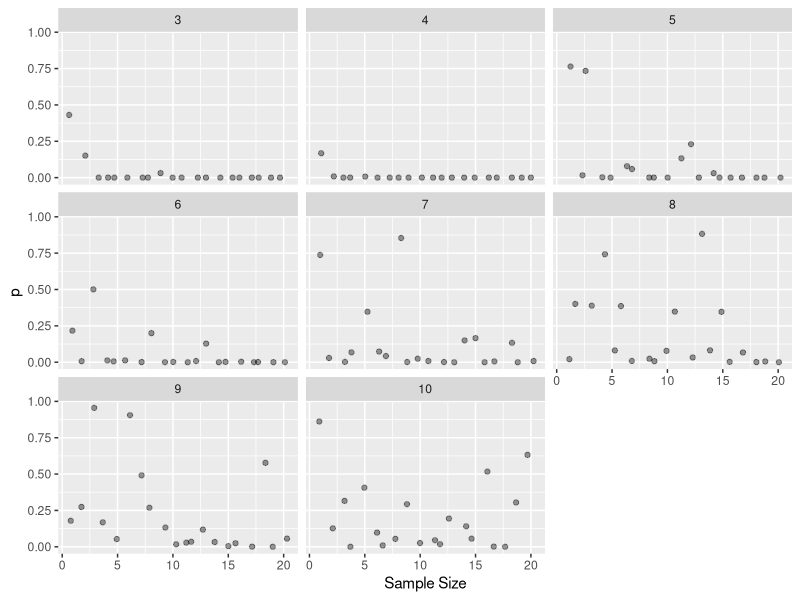
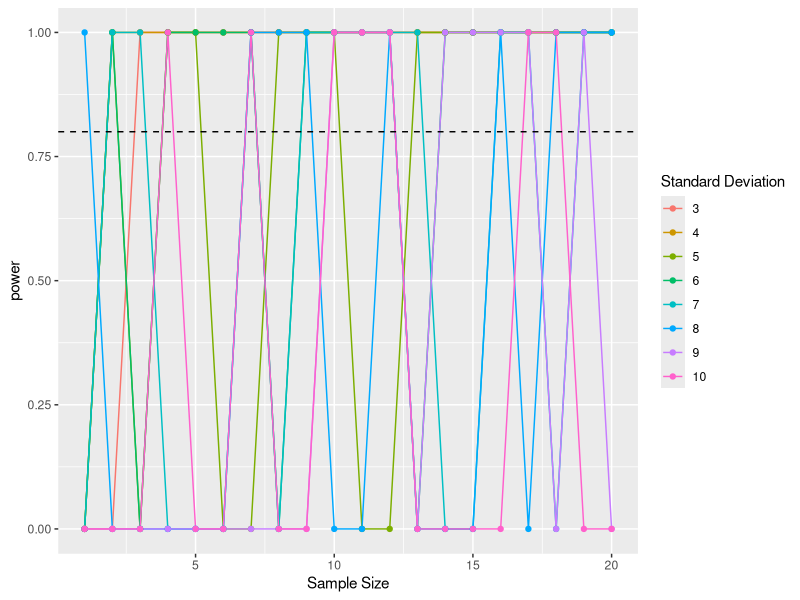
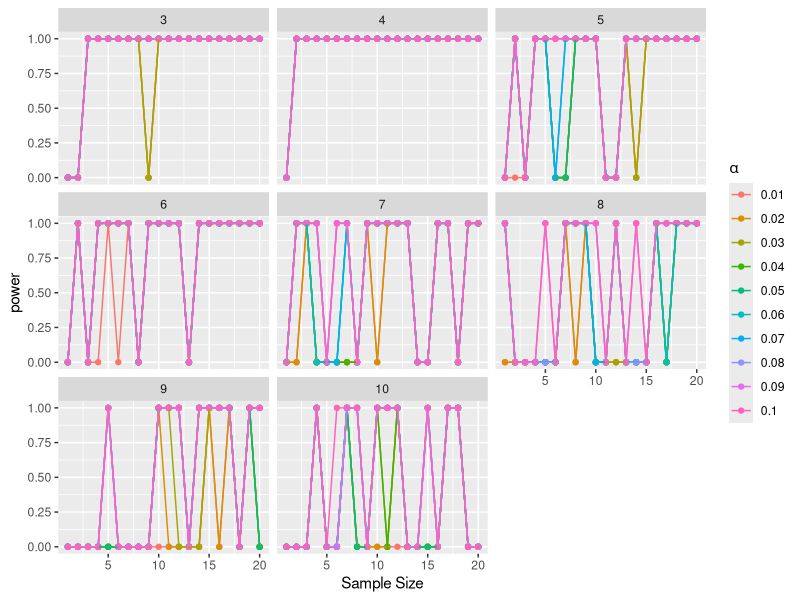

These charts were generated, in order, by the following R code:
## ---- chunk 1
X <- 6101
n <- 9821
p <- X/n
se <- sqrt(p*(1-p)/n)
p_1 <- (X + 2)/(n + 4)
lower_CI <- p_1 - 1.96 * sqrt(p_1 * (1 - p_1)/(n + 4))
upper_CI <- p_1 + 1.96 * sqrt(p_1 * (1 - p_1)/(n + 4))
lower_CI; upper_CI

## ---- chunk 2
# calculate the P value
p_toast <- 2* pbinom(q = 6101, size = 9821, prob = 0.5, lower.tail = FALSE)
p_toast
## ---- chunk 3
library(dplyr)
library(tidyr)
library(ggplot2)
## ---- chunk 4
# set mean and polulation sd
null_m <- 80
m <- 80 + 5
sd <- 6

# creat a data frame: sample sizes from 1 to 20, 500 simulations
samp_df <- data.frame(samp_size = rep(1:20, 500))

# add simulations
sim_df <- samp_df %>%
  # group by simulation
  group_by(sims = 1:n()) %>%
  # calculate the sample mean
  mutate(samp_mean = mean(rnorm(samp_size, mean = m, sd = sd))) %>%
  ungroup()

# calculate p values
p_df <- sim_df %>%
  # calculate sample SE
  mutate(se_y = sd/sqrt(samp_size)) %>%
  # calculate Z
  mutate(z = (samp_mean - null_m)/se_y) %>%
  # calculate p values
  mutate(p = 2*pnorm(abs(z), mean = 0, sd = 1, lower.tail = FALSE))

# calculate power
power_df <- p_df %>%
  # for each sample size
  group_by(samp_size) %>%
  # calculate type 2 error rate
  summarize(error_rate = sum(p > 0.05)/n()) %>%
  ungroup() %>%
  # calculate power
  mutate(power = 1 - error_rate)

# select the power is equal or more than 0.8
power_df[power_df$power >= 0.8, ]
## ---- chunk 5
# data frame about sample sizes from 1 to 20
size_df <- data.frame(samp_size = rep(1:20, 500))

# add multiple SD values into data frame
sd_mul <- 3:10
sd_df <- size_df %>%
  crossing(sd_mul)

# add simulations
sd_sim_df <- sd_df %>%
  # group by simulation
  group_by(sims = 1:n()) %>%
  # calculate the sample mean
  mutate(samp_mean = mean(rnorm(samp_size, mean = m, sd = sd_mul))) %>%
  ungroup()
## ---- chunk 6
# calculate p values
p_val_df <- sd_sim_df %>%
  # calculate sample SE
  mutate(se_y = sd_mul/sqrt(samp_size)) %>%
  # calculate z
  mutate(z = (samp_mean - null_m)/se_y) %>%
  # calculate p values
  mutate(p = 2*pnorm(abs(z), mean = 0, sd = 1, lower.tail = FALSE))

# plot p by sample size, wrap by SD values
ggplot(data = p_val_df, mapping = aes(x = samp_size, y = p)) +
  geom_jitter(alpha = 0.4) +
  facet_wrap(~sd_mul) +
  xlab("Sample Size")
## ---- chunk 7
power_sd_df <- p_val_df %>%
  # for each sample size and each sd
  group_by(samp_size, sd_mul) %>%
  # calculate type 2 error rate
  mutate(error_rate = sum(p>0.05)/n()) %>%
  ungroup() %>%
  #calculate power
  mutate(power = 1 - error_rate)

# plot sample size by power
ggplot(data = power_sd_df, mapping = aes(x = samp_size, y = power, color = factor(sd_mul))) +
  geom_line() + geom_point() +
  geom_hline(yintercept = 0.8, lty = 2) +
  xlab("Sample Size") +
  scale_color_discrete(guide = guide_legend(title = "Standard Deviation"))
  
## ---- chunk 8
alpha <- seq(0.01, 0.1, .01)
alpha_df <- p_val_df %>%
  # crossing alpha
  crossing(alpha = alpha) %>%
  # group by sample size, alpha and sd
  group_by(samp_size, alpha, sd_mul) %>%
  # calculate type 2 error rate
  summarise(error_rate = sum(p>alpha)/n()) %>%
  ungroup() %>%
  # calsulate power
  mutate(power = 1 - error_rate)

ggplot(data = alpha_df, mapping = aes(x = samp_size, y = power, color = factor(alpha))) +
  geom_point() + geom_line() +
  facet_wrap(~sd_mul) +
  xlab("Sample Size") +
  scale_color_discrete(guide = guide_legend(title = expression(alpha)))
